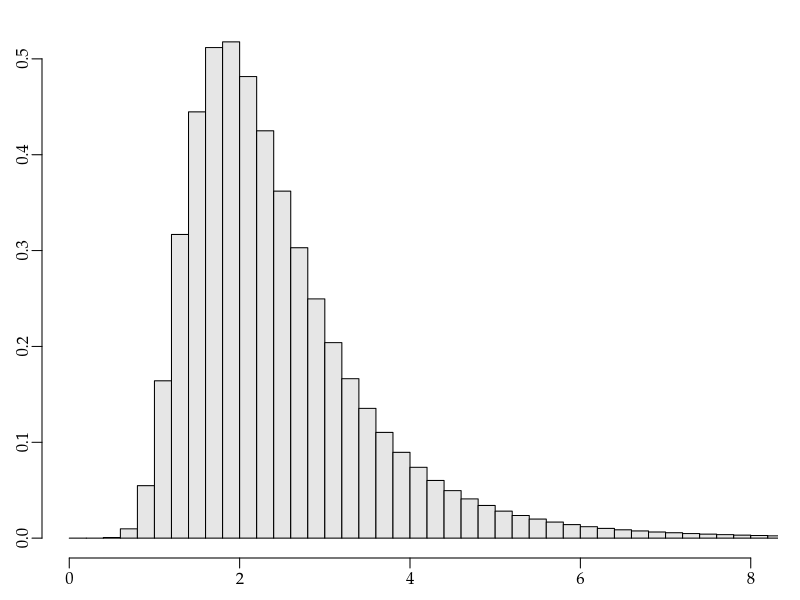

Write R code to recreate this figure. (Note: this script raises an error after producing the figure.)
args = commandArgs()
basename = sub(".R$", "", sub("^--file=(.*/)?", "", args[grep("^--file=", args)]))
if (length(basename) != 0)
    pdf(file=paste0(basename, "_tmp.pdf"), colormodel="gray", width=4, height=2.5)
par(family="Palatino")
par(mgp=c(1.5,0.5,0)) # title and axis margins. default: c(3,1,0)
par(mar=c(2,2,1,1)+0.1) # bottom, left, top, right margins. default: c(5,4,4,2)+0.1

rRR = function(n, a, b, c, d) {
  rbeta(n, a+0.5, b+0.5) / rbeta(n, c+0.5, d+0.5)
}
r = rRR(1e7, 12, 6, 5, 12)
hist(r, freq=FALSE, xlim=c(0,8), breaks=seq(0,max(r)+1,0.2), col=gray(0.9),
     main="", xlab="", ylab="")

dev.off()
embedFonts(paste0(basename, "_tmp.pdf"), outfile=paste0(basename, ".pdf"),
           options="-c \"<</NeverEmbed []>> setdistillerparams\" -f ")
